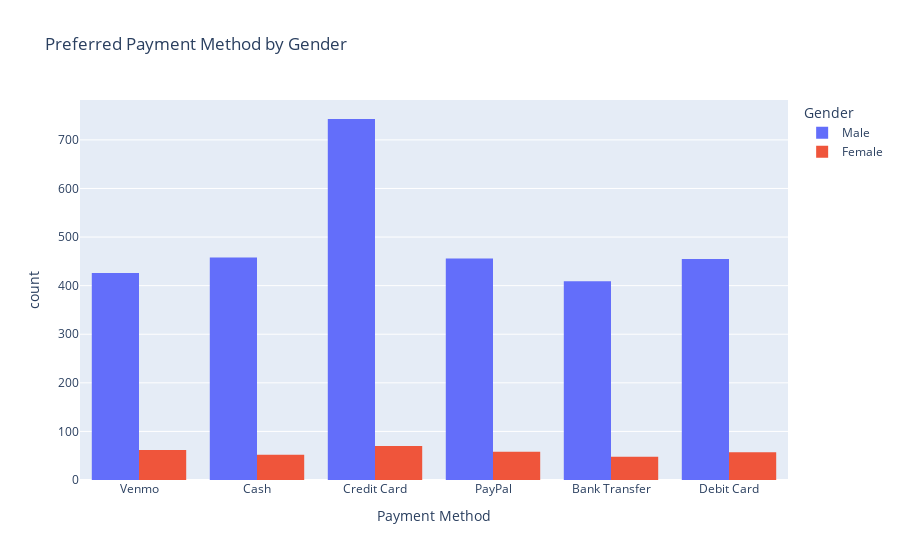

This figure's notebook cell:
### Code cell
# Payment method preference
fig = px.histogram(merged_df, x='Payment Method', color='Gender', title='Preferred Payment Method by Gender', barmode='group')
fig.show()

### Figure 1 — Plotly figure (JSON) as saved in the notebook; plotly's stock layout.template omitted (floating-point values rounded to 4 significant figures; data arrays with more than 128 entries replaced by an {"elided": "..."} marker saying what was removed)
{"data": [{"alignmentgroup": "True", "bingroup": "x", "hovertemplate": "Gender=Male<br>Payment Method=%{x}<br>count=%{y}<extra></extra>", "legendgroup": "Male", "marker": {"color": "#636efa", "pattern": {"shape": ""}}, "name": "Male", "offsetgroup": "Male", "orientation": "v", "showlegend": true, "type": "histogram", "x": {"elided": "2947 str values"}, "xaxis": "x", "yaxis": "y"}, {"alignmentgroup": "True", "bingroup": "x", "hovertemplate": "Gender=Female<br>Payment Method=%{x}<br>count=%{y}<extra></extra>", "legendgroup": "Female", "marker": {"color": "#EF553B", "pattern": {"shape": ""}}, "name": "Female", "offsetgroup": "Female", "orientation": "v", "showlegend": true, "type": "histogram", "x": {"elided": "347 str values"}, "xaxis": "x", "yaxis": "y"}], "layout": {"barmode": "group", "legend": {"title": {"text": "Gender"}, "tracegroupgap": 0}, "title": {"text": "Preferred Payment Method by Gender"}, "xaxis": {"anchor": "y", "domain": [0, 1], "title": {"text": "Payment Method"}}, "yaxis": {"anchor": "x", "domain": [0, 1], "title": {"text": "count"}}}}
